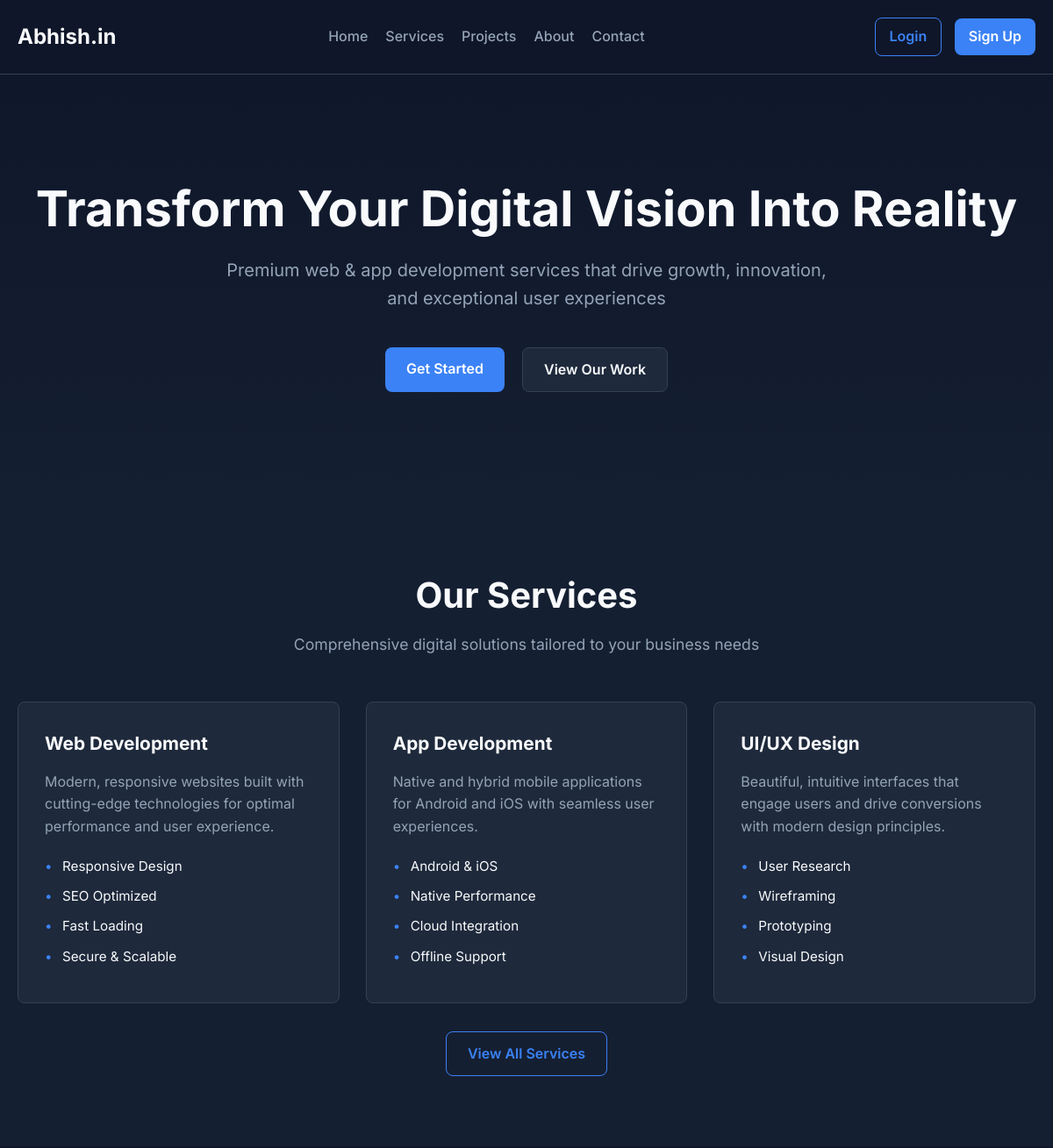
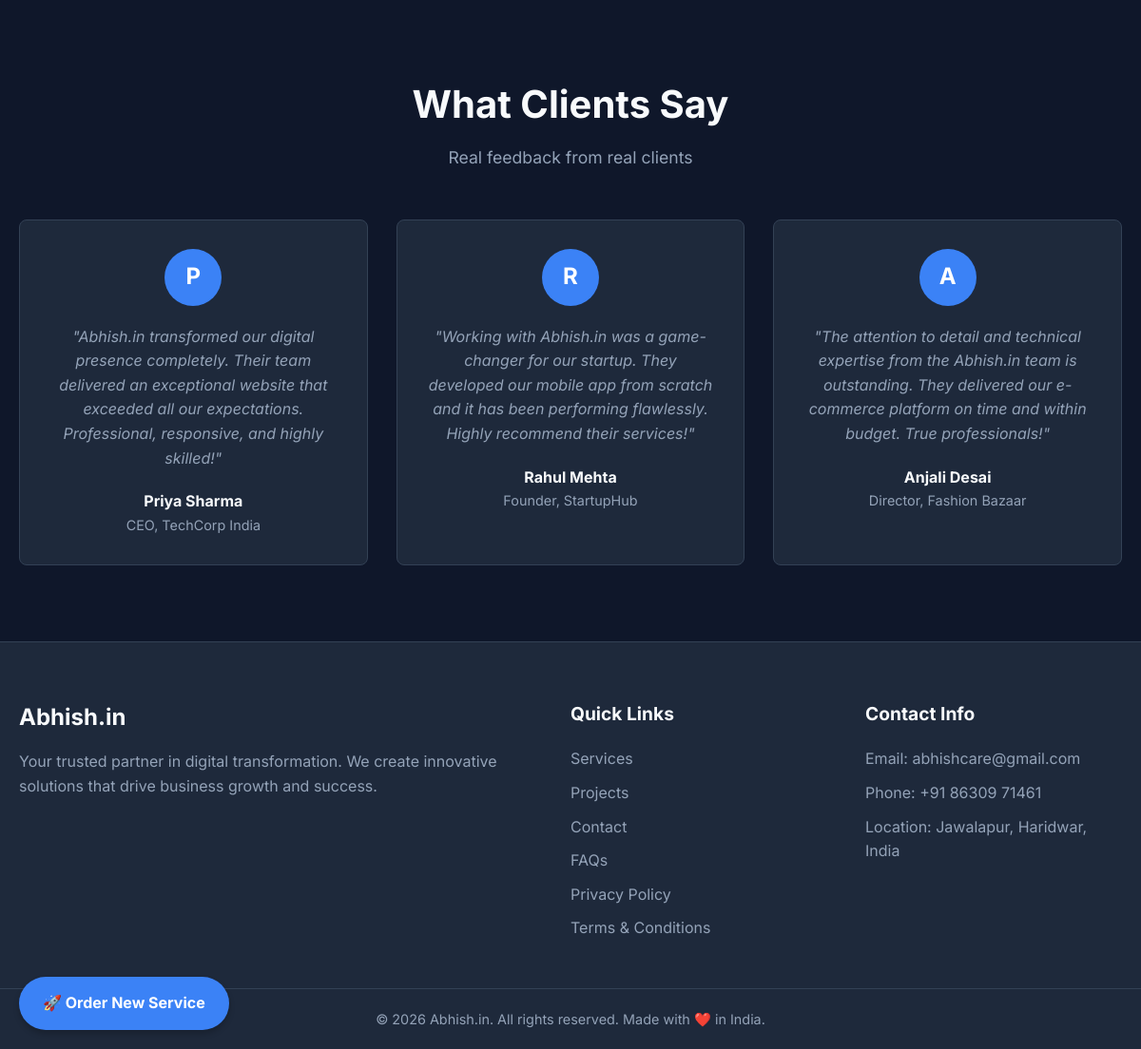
The page / on the database its author committed (2 pictures, top to bottom).
### tables this page shows
CREATE TABLE IF NOT EXISTS services (
    id INT AUTO_INCREMENT PRIMARY KEY,
    title VARCHAR(255) NOT NULL,
    description TEXT NOT NULL,
    icon VARCHAR(255) DEFAULT NULL,
    features TEXT,  
    sort_order INT DEFAULT 0,
    created_at TIMESTAMP DEFAULT CURRENT_TIMESTAMP
);

CREATE TABLE IF NOT EXISTS testimonials (
    id INT AUTO_INCREMENT PRIMARY KEY,
    client_name VARCHAR(255) NOT NULL,
    company VARCHAR(255),
    feedback TEXT NOT NULL,
    initials VARCHAR(10),
    sort_order INT DEFAULT 0,
    created_at TIMESTAMP DEFAULT CURRENT_TIMESTAMP
);

### app/controllers/Pages.php (called while the page is built, shortened)
<?php
class Pages extends Controller {
    private $contentModel;
    public function __construct() {
        $this->contentModel = $this->model('ContentModel');
    }
    public function index() {
        $data = [
            'settings' => $this->contentModel->getSettings(),
            'services' => $this->contentModel->getServices(),
            'projects' => $this->contentModel->getProjects(),
            'testimonials' => $this->contentModel->getTestimonials()
        ];
        $this->view('pages/index', $data);
    }
}

### core/Router.php (called while the page is built, shortened)
<?php
class Router {
    protected $currentMethod = 'index';
    public function __construct() {
        $url = $this->getUrl();
        $this->currentController = new $this->currentController;
        $this->params = $url ? array_values($url) : [];
        call_user_func_array([$this->currentController, $this->currentMethod], $this->params);
    }
    public function getUrl() {
        return [];
    }
}

### public/index.php (called while the page is built, shortened)
<?php
spl_autoload_register(function ($className) {
    $file = '../core/' . $className . '.php';
});
$init = new Router();

### core/Database.php (called while the page is built, shortened)
<?php
class Database {
    private $host = DB_HOST;
    private $user = DB_USER;
    private $pass = DB_PASS;
    private $dbname = DB_NAME;
    public $dbh;
    private $stmt;
    public function __construct() {
        $dsn = 'mysql:host=' . $this->host . ';dbname=' . $this->dbname . ';charset=utf8mb4';
        $options = array(
            PDO::ATTR_PERSISTENT => true,
            PDO::ATTR_ERRMODE => PDO::ERRMODE_EXCEPTION
        );
        try {
            $this->dbh = new PDO($dsn, $this->user, $this->pass, $options);
        } catch (PDOException $e) {
            $this->error = $e->getMessage();
            error_log('Database connection error: ' . $this->error);
            die('Database Connection Failed. Please ensure the database is running and configured correctly in config/config.php.');
        }
    }
    public function query($sql) {
        $this->stmt = $this->dbh->prepare($sql);
    }
    public function execute() {
        return $this->stmt->execute();
    }
    public function resultSet() {
        $this->execute();
        return $this->stmt->fetchAll(PDO::FETCH_OBJ);
    }
}

### app/models/ContentModel.php (called while the page is built, shortened)
<?php
class ContentModel {
    private $db;
    public function __construct() {
        $this->db = new Database();
    }
    public function getSettings() {
        $this->db->query("SELECT * FROM settings");
        $results = $this->db->resultSet();
        $settings = [];
        foreach ($results as $row) {
            $settings[$row->setting_key] = $row->setting_value;
        }
        return $settings;
    }
    public function getServices() {
        $this->db->query("SELECT * FROM services ORDER BY sort_order ASC");
        return $this->db->resultSet();
    }
    public function getProjects() {
        $this->db->query("SELECT * FROM projects ORDER BY sort_order ASC");
        return $this->db->resultSet();
    }
    public function getTestimonials() {
        $this->db->query("SELECT * FROM testimonials ORDER BY sort_order ASC");
        return $this->db->resultSet();
    }
}

### app/views/pages/index.php (the view)
<?php require_once APPROOT . '/app/views/partials/header.php'; ?>
<section class="hero">
    <div class="container hero-content">
        <h1>Transform Your Digital Vision Into Reality</h1>
        <p>Premium web & app development services that drive growth, innovation, and exceptional user experiences</p>
        <div class="hero-buttons">
            <a href="<?= URLROOT; ?>/pages/contact" class="btn btn-primary">Get Started</a>
            <a href="<?= URLROOT; ?>/pages/projects" class="btn btn-secondary">View Our Work</a>
        </div>
    </div>
</section>
<section class="section bg-light">
    <div class="container">
        <div class="section-title">
            <h2>Our Services</h2>
            <p>Comprehensive digital solutions tailored to your business needs</p>
        </div>
        <div class="grid-3">
            <?php foreach (array_slice($data['services'], 0, 3) as $service) : ?>
                <div class="card">
                    <h3><?= htmlspecialchars($service->title); ?></h3>
                    <p><?= htmlspecialchars($service->description); ?></p>
                    <ul class="feature-list">
                        <?php
                        $features = explode(',', $service->features);
                        foreach ($features as $feature) : ?>
                            <li><?= htmlspecialchars(trim($feature)); ?></li>
                        <?php endforeach; ?>
                    </ul>
                </div>
            <?php endforeach; ?>
        </div>
        <div class="text-center mt-2">
            <a href="<?= URLROOT; ?>/pages/services" class="btn btn-outline">View All Services</a>
        </div>
    </div>
</section>
<section class="section">
    <div class="container">
        <div class="section-title">
            <h2>What Clients Say</h2>
            <p>Real feedback from real clients</p>
        </div>
        <div class="grid-3">
            <?php foreach ($data['testimonials'] as $testimonial) : ?>
                <div class="card testimonial-card">
                    <div class="avatar"><?= htmlspecialchars($testimonial->initials); ?></div>
                    <p class="feedback">"<?= htmlspecialchars($testimonial->feedback); ?>"</p>
                    <h4><?= htmlspecialchars($testimonial->client_name); ?></h4>
                    <span class="company"><?= htmlspecialchars($testimonial->company); ?></span>
                </div>
            <?php endforeach; ?>
        </div>
    </div>
</section>
<?php require_once APPROOT . '/app/views/partials/footer.php'; ?>

### core/Controller.php (shortened to what this page needs)
<?php
class Controller {
    public function model($model) {
        if (file_exists('../app/models/' . $model . '.php')) {
            return new $model();
        }
        die('Model ' . $model . ' does not exist.');
    }
    public function view($view, $data = []) {
        if (file_exists('../app/views/' . $view . '.php')) {
            require_once '../app/views/' . $view . '.php';
        } else {
            die('View ' . $view . ' does not exist.');
        }
    }
}

### app/views/partials/header.php (shortened to what this page needs)
<!DOCTYPE html>
<html lang="en">
<head>
    <link rel="stylesheet" href="<?= URLROOT; ?>/css/style.css">
</head>
<body>
    <header class="navbar">
        <div class="container nav-container">
            <a href="<?= URLROOT; ?>" class="brand"><?= $data['settings']['site_name'] ?? SITENAME; ?></a>
            <nav>
                <ul class="nav-links">
                    <li><a href="<?= URLROOT; ?>/index.php?url=pages/index">Home</a></li>
                    <li><a href="<?= URLROOT; ?>/index.php?url=pages/services">Services</a></li>
                    <li><a href="<?= URLROOT; ?>/index.php?url=pages/projects">Projects</a></li>
                    <li><a href="<?= URLROOT; ?>/index.php?url=pages/about">About</a></li>
                    <li><a href="<?= URLROOT; ?>/index.php?url=pages/contact">Contact</a></li>
                </ul>
            </nav>
            <div class="auth-links" style="margin-left: 20px;">
                <?php if(isset($_SESSION['user_id'])): ?>
                    <a href="<?= URLROOT; ?>/index.php?url=<?= $_SESSION['user_role'] == 'admin' ? 'admin' : 'client'; ?>/index" class="btn btn-outline" style="padding: 8px 16px;">Dashboard</a>
                    <a href="<?= URLROOT; ?>/index.php?url=auth/logout" class="btn btn-primary" style="padding: 8px 16px; margin-left: 10px;">Logout</a>
                <?php else: ?>
                    <a href="<?= URLROOT; ?>/index.php?url=auth/login" class="btn btn-outline" style="padding: 8px 16px;">Login</a>
                    <a href="<?= URLROOT; ?>/index.php?url=auth/register" class="btn btn-primary" style="padding: 8px 16px; margin-left: 10px;">Sign Up</a>
                <?php endif; ?>
            </div>
        </div>
    </header>
    <main>

### app/views/partials/footer.php (shortened to what this page needs)
    </main>
    <footer class="footer">
        <div class="container footer-container">
            <div class="footer-brand">
                <h2><?= $data['settings']['site_name'] ?? SITENAME; ?></h2>
                <p>Your trusted partner in digital transformation. We create innovative solutions that drive business growth and success.</p>
            </div>
            <div class="footer-links">
                <h3>Quick Links</h3>
                <ul>
                    <li><a href="<?= URLROOT; ?>/index.php?url=pages/services">Services</a></li>
                    <li><a href="<?= URLROOT; ?>/index.php?url=pages/projects">Projects</a></li>
                    <li><a href="<?= URLROOT; ?>/index.php?url=pages/contact">Contact</a></li>
                    <li><a href="<?= URLROOT; ?>/index.php?url=pages/faqs">FAQs</a></li>
                    <li><a href="<?= URLROOT; ?>/index.php?url=pages/privacy">Privacy Policy</a></li>
                    <li><a href="<?= URLROOT; ?>/index.php?url=pages/terms">Terms & Conditions</a></li>
                </ul>
            </div>
            <div class="footer-contact">
                <h3>Contact Info</h3>
                <p>Email: <?= $data['settings']['contact_email'] ?? ''; ?></p>
                <p>Phone: <?= $data['settings']['contact_phone_1'] ?? ''; ?></p>
                <p>Location: <?= $data['settings']['contact_location'] ?? ''; ?></p>
            </div>
        </div>
        <div class="footer-bottom">
            <p>&copy; <?= date('Y'); ?> <?= $data['settings']['site_name'] ?? SITENAME; ?>. All rights reserved. Made with ❤️ in India.</p>
        </div>
    </footer>
    <div style="position: fixed; bottom: 20px; left: 20px; z-index: 9999;">
        <a href="<?= URLROOT; ?>/index.php?url=client/buy" class="btn btn-primary" style="border-radius: 50px; padding: 15px 25px; box-shadow: 0 4px 6px rgba(0,0,0,0.2); font-weight: bold;">
            🚀 Order New Service
        </a>
    </div>
</body>
</html>

### public/css/style.css (style rules this page uses)
:root { --primary-color: #3b82f6; --primary-dark: #2563eb; --secondary-color: #1e293b; --text-color: #f8fafc; --text-muted: #94a3b8; --bg-dark: #0f172a; --bg-card: #1e293b; --border-color: #334155; --font-family: 'Inter', sans-serif; --border-radius: 8px; }
* { margin: 0; padding: 0; box-sizing: border-box; }
body { font-family: var(--font-family); background-color: var(--bg-dark); color: var(--text-color); line-height: 1.6; }
a { color: var(--primary-color); text-decoration: none; transition: color 0.3s ease; }
ul { list-style: none; }
.container { max-width: 1200px; margin: 0 auto; padding: 0 20px; }
.text-center { text-align: center; }
.mt-2 { margin-top: 2rem; }
.btn { display: inline-block; padding: 12px 24px; border-radius: var(--border-radius); font-weight: 600; cursor: pointer; transition: all 0.3s ease; border: none; }
.btn-primary { background-color: var(--primary-color); color: #fff; }
.btn-secondary { background-color: var(--secondary-color); color: var(--text-color); border: 1px solid var(--border-color); }
.btn-outline { background-color: transparent; color: var(--primary-color); border: 1px solid var(--primary-color); }
.navbar { background-color: rgba(15, 23, 42, 0.95); border-bottom: 1px solid var(--border-color); position: sticky; top: 0; z-index: 1000; }
.nav-container { display: flex; justify-content: space-between; align-items: center; padding: 20px; }
.brand { font-size: 1.5rem; font-weight: 700; color: var(--text-color); }
.nav-links { display: flex; gap: 20px; }
.nav-links a { color: var(--text-muted); font-weight: 500; }
.section { padding: 80px 0; }
.bg-light { background-color: #151f32; }
.section-title { text-align: center; margin-bottom: 50px; }
.section-title h2 { font-size: 2.5rem; margin-bottom: 10px; }
.section-title p { color: var(--text-muted); font-size: 1.1rem; }
.grid-3 { display: grid; grid-template-columns: repeat(auto-fit, minmax(300px, 1fr)); gap: 30px; }
.card { background-color: var(--bg-card); padding: 30px; border-radius: var(--border-radius); border: 1px solid var(--border-color); transition: transform 0.3s ease; }
.card h3 { margin-bottom: 15px; font-size: 1.3rem; }
.card p { color: var(--text-muted); margin-bottom: 20px; }
.feature-list li { position: relative; padding-left: 20px; margin-bottom: 10px; color: var(--text-color); font-size: 0.95rem; }
.feature-list li::before { content: '•'; position: absolute; left: 0; color: var(--primary-color); }
.hero { padding: 120px 0; text-align: center; background: linear-gradient(to bottom, var(--bg-dark), #151f32); }
.hero h1 { font-size: 3.5rem; margin-bottom: 20px; line-height: 1.2; }
.hero p { font-size: 1.25rem; color: var(--text-muted); margin-bottom: 40px; max-width: 700px; margin-left: auto; margin-right: auto; }
.hero-buttons { display: flex; gap: 20px; justify-content: center; }
.testimonial-card { text-align: center; }
.avatar { width: 60px; height: 60px; border-radius: 50%; background-color: var(--primary-color); color: #fff; display: flex; align-items: center; justify-content: center; font-size: 1.5rem; font-weight: bold; margin: 0 auto 20px auto; }
.feedback { font-style: italic; margin-bottom: 20px; }
.company { display: block; font-size: 0.9rem; color: var(--text-muted); }
.footer { background-color: var(--secondary-color); padding: 60px 0 20px 0; border-top: 1px solid var(--border-color); }
.footer-container { display: grid; grid-template-columns: 2fr 1fr 1fr; gap: 40px; margin-bottom: 40px; }
.footer-brand h2 { margin-bottom: 15px; }
.footer-brand p { color: var(--text-muted); }
.footer h3 { margin-bottom: 20px; font-size: 1.2rem; }
.footer-links ul li { margin-bottom: 10px; }
.footer-links a { color: var(--text-muted); }
.footer-contact p { color: var(--text-muted); margin-bottom: 10px; }
.footer-bottom { text-align: center; padding-top: 20px; border-top: 1px solid var(--border-color); color: var(--text-muted); font-size: 0.9rem; }

### rows shown on the page
services: title "Web Development", description "Modern, responsive websites built with cutting-edge technologies for optimal performance and user experience.", features "Responsive Design", features "SEO Optimized", features "Fast Loading", features "Secure & Scalable"
services: title "App Development", description "Native and hybrid mobile applications for Android and iOS with seamless user experiences.", features "Android & iOS", features "Native Performance", features "Cloud Integration", features "Offline Support"
services: title "UI/UX Design", description "Beautiful, intuitive interfaces that engage users and drive conversions with modern design principles.", features "User Research", features "Wireframing", features "Prototyping", features "Visual Design"
testimonials: initials "P", feedback "Abhish.in transformed our digital presence completely. Their team delivered an exceptional website that exceeded all our expectations. Professional, responsive, and highly skilled!", client_name "Priya Sharma", company "CEO, TechCorp India"
testimonials: initials "R", feedback "Working with Abhish.in was a game-changer for our startup. They developed our mobile app from scratch and it has been performing flawlessly. Highly recommend their services!", client_name "Rahul Mehta", company "Founder, StartupHub"
testimonials: initials "A", feedback "The attention to detail and technical expertise from the Abhish.in team is outstanding. They delivered our e-commerce platform on time and within budget. True professionals!", client_name "Anjali Desai", company "Director, Fashion Bazaar"

### other values the page prints
$data['settings']['site_name'] "Abhish.in"
$data['settings']['contact_email'] "abhishcare@gmail.com"
$data['settings']['contact_phone_1'] "+91 86309 71461"
$data['settings']['contact_location'] "Jawalapur, Haridwar, India"
